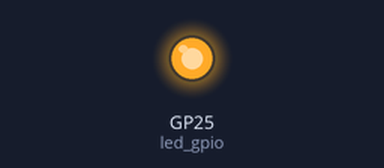
A program run on a simulated Raspberry Pi Pico running MicroPython. On the bench: output pins drawn as LEDs (lit = HIGH).

Above: at 1.0 s.
At 3.0 s:
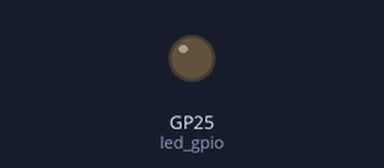
Timing chart, 0 to 5.2 s (numbered marks = the images above):
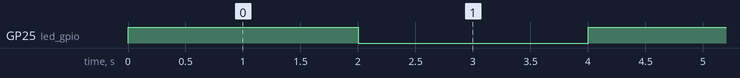

The program:

blink.py
```python
from machine import Pin
from utime import sleep

# --- Define which GPIO pin to use:
led_gpio = Pin("LED", Pin.OUT)


# --- Blink the LED on and off for 2 seconds
# --- until the loop is broken:
while True:
    try:
        led_gpio.toggle()
        sleep(2)

    except KeyboardInterrupt:
        # --- Turn off the LED when the
        # --- user does ctrl-c to end the program:
        led_gpio.off()
        break
```

Measured:
- by itself, GP25 (led_gpio): alternates HIGH for 2.0 s and LOW for 2.0 s
